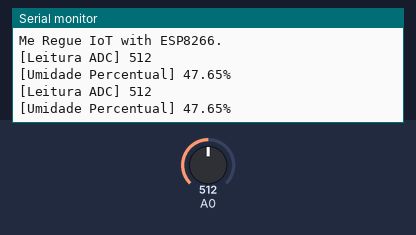
Bench run of a sketch on a simulated ESP8266 (NodeMCU). Parts: the last lines printed to the serial monitor. Inputs (shaded band) come from the test bench; at power-on: A0 = 512. WiFi joins after 1.5 s; servers stay silent unless stated.

Above: at 4.7 s.
4.8 s: A0 set to 716
At 5.9 s:
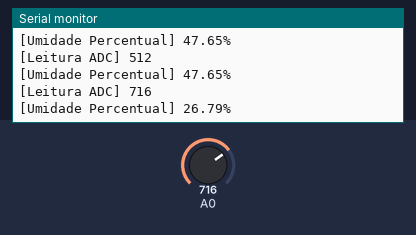
6.3 s: A0 set to 900
At 7.3 s:
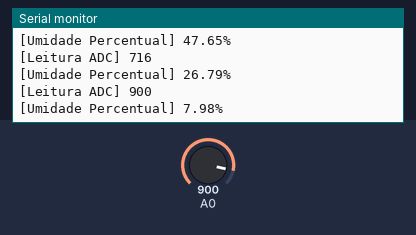
Timing chart, 0 to 9.3 s (numbered marks = the images above; inputs shaded):
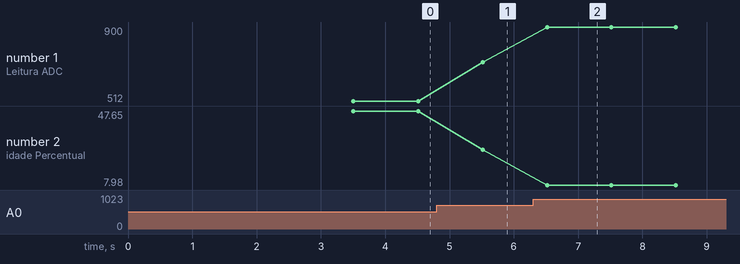

The sketch:

me-regue.ino
```cpp
#include <ESP8266WiFi.h>

//defines
#define SSID_NETWORK ""
#define PASSWORD_NETWORK ""
#define INTERVAL_SEND_THINGSPEAK 30000

//constantes e variáveis globais
char UrlAPI[] = "api.thingspeak.com";
String ApiWriteKeyThingSpeak = "713U5W87STXFDUGO";
long lastConnectionTime;
WiFiClient client;

/*
 * Prototypes
 */
bool checkIfCanSend(void);
void connectWifi(void);
float getHumidity(void);
void sendInformationsAPI(String data);

/**
 * Send information to API.
 */
void sendInformationsAPI(String data)
{
  unsigned long timeout;
  if (client.connect(UrlAPI, 80))
  {
    client.print("POST /update HTTP/1.1\n");
    client.print("Host: api.thingspeak.com\n");
    client.print("Connection: close\n");
    client.print("X-THINGSPEAKAPIKEY: "+ ApiWriteKeyThingSpeak +"\n");
    client.print("Content-Type: application/x-www-form-urlencoded\n");
    client.print("Content-Length: ");
    client.print(data.length());
    client.print("\n\n");
    client.print(data);

    lastConnectionTime = millis();
    Serial.println("- Informações enviadas ao ThingSpeak!");
  }
}

/**
 * To do connection with Wifi.
 */
void connectWifi(void)
{
    client.stop();
    Serial.println("Connecting with WiFi network...");
    Serial.println();
    delay(1000);
    WiFi.begin(SSID_NETWORK, PASSWORD_NETWORK);

    while (WiFi.status() != WL_CONNECTED)
    {
        delay(500);
        Serial.print(".");
    }

    Serial.println("");
    Serial.println("WiFi connected!");
    Serial.println("IP obtido: ");
    Serial.println(WiFi.localIP());
    delay(1000);
}

//Função: faz a leitura do nível de umidade
//Parâmetros: nenhum
//Retorno: umidade percentual (0-100)
//Observação: o ADC do NodeMCU permite até, no máximo, 3.3V. Dessa forma,
//            para 3.3V, obtem-se (empiricamente) 978 como leitura de ADC
float getHumidity(void)
{
    int adc;
    float percentHumidity;
     adc = analogRead(0);   //978 -> 3,3V
     Serial.print("[Leitura ADC] ");
     Serial.println(adc);
     percentHumidity = 100 * ((978-(float)adc) / 978);
     Serial.print("[Umidade Percentual] ");
     Serial.print(percentHumidity);
     Serial.println("%");

     return percentHumidity;
}

/*
 * Check if you're connected to WiFi and if it's time to send data to ThingSpeak.
 */
bool checkIfCanSend(void)
{
  return !client.connected() && (millis() - lastConnectionTime > INTERVAL_SEND_THINGSPEAK);
}

void setup()
{
    Serial.begin(9600);
    lastConnectionTime = 0;
    connectWifi();
    Serial.println("Me Regue IoT with ESP8266.");
}

void loop()
{
  float percentHumidity;
  int percentHumidityTruncate;
  char FieldHumidity[11];

  //Força desconexão ao ThingSpeak (se ainda estiver desconectado)
  if (client.connected())
  {
      client.stop();
      Serial.println("- Desconectado do ThingSpeak");
      Serial.println();
  }

  percentHumidity = getHumidity();
  percentHumidityTruncate = (int)percentHumidity;


  if(checkIfCanSend())
  {
    sprintf(FieldHumidity,"field1=%d", percentHumidityTruncate);
    sendInformationsAPI(FieldHumidity);
  }

  delay(1000);
}
```

Measured:
- after the input at 4.8 s, the serial monitor: prints a new line after 0.72 s (image 1)
- after the input at 6.3 s, the serial monitor: prints a new line after 0.22 s (image 2)
- plotted number 1: 512 → 716 after the input at 4.8 s, 716 → 900 after the input at 6.3 s
- plotted number 2: 47.65 → 26.79 after the input at 4.8 s, 26.79 → 7.98 after the input at 6.3 s
